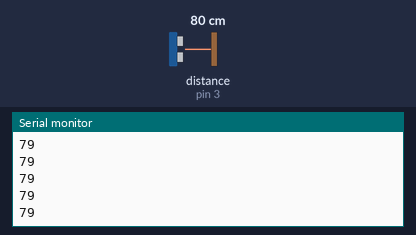
A sketch run on a simulated Arduino Uno, built with avr-gcc and run on an emulated ATmega328P. Parts: the last lines printed to the serial monitor. Wiring (inferred from the names in the program): ultrasonic range finder: trigger pin 2; echo pin 3. The inputs (shaded band) are chosen by the test bench; at power-on: distance to the obstacle (sensor on pin 3) 80 cm. The echo pulse lasts 58.3 µs per cm.

Above: at 1.2 s.
1.3 s: distance to the obstacle (sensor on pin 3) set to 2 cm
At 1.37 s:
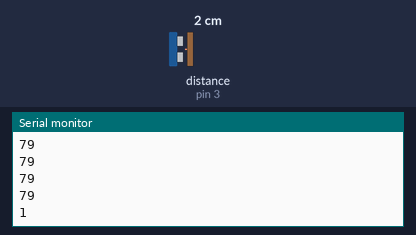
2.8 s: distance to the obstacle (sensor on pin 3) set to 4 cm
At 2.89 s:
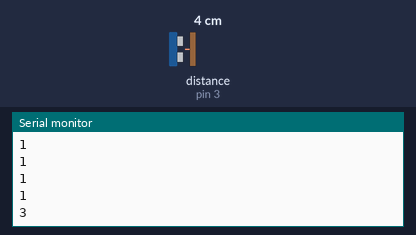
Timing chart, 0 to 5.8 s (numbered marks = the images above; inputs shaded):
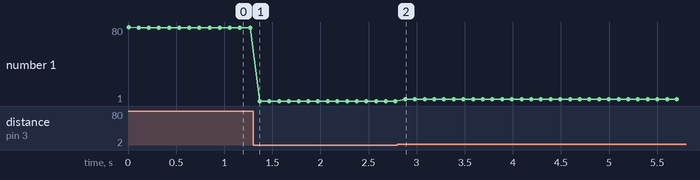

The sketch:

teste-SensorUltrassonico2.ino
```cpp
int trigger = 2; //Variável Trigger(Emissor)
int echo = 3; //Variável Echo(Receptor)

void setup()
{
  Serial.begin(9600); //Inicio a conexão Serial

  pinMode(trigger, OUTPUT); //Indico que a porta vai ser de saída
  pinMode(echo, INPUT); //Indico que a porta vai ser de entrada
}

void loop()
{
  digitalWrite(trigger, LOW);         //
  delayMicroseconds(2);               //
  digitalWrite(trigger, HIGH);        // Calculo da distância
  delayMicroseconds(10);              // baseado no intervalo de tempo
  digitalWrite(trigger, LOW);         //
  int duration = pulseIn(echo, HIGH); //
  int distance = (duration/2) / 29.1; //

  Serial.println(distance); //Escrevendo o valor da distância no monitor Serial
  delay(100);
}
```

Measured:
- after the input at 1.3 s, the serial monitor: prints a new line after 0.07 s (image 1)
- after the input at 2.8 s, the serial monitor: prints a new line after 0.08 s (image 2)
- plotted number 1: 79 → 1 after the input at 1.3 s, 1 → 3 after the input at 2.8 s
